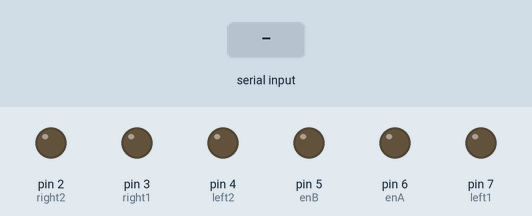
This sketch was run on a simulated Arduino Uno, built with avr-gcc and run on an emulated ATmega328P. Shown: output pins drawn as LEDs (lit = HIGH). The inputs (shaded band) are chosen by the test bench.

Above: at 1.2 s.
1.3 s: byte 30 received over Serial
At 1.6 s:
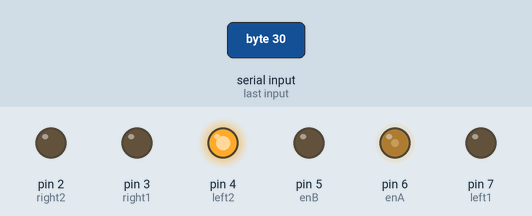
2.8 s: byte 90 received over Serial
At 4.0 s:
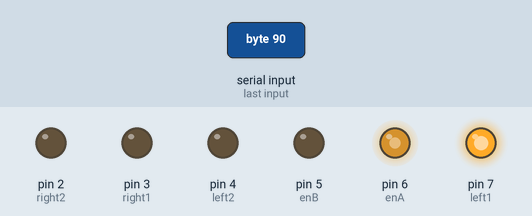
4.3 s: byte 120 received over Serial
At 5.1 s:
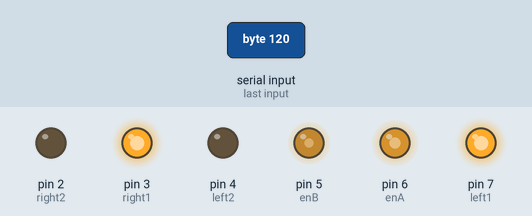
5.8 s: byte 30 received over Serial
At 6.3 s:
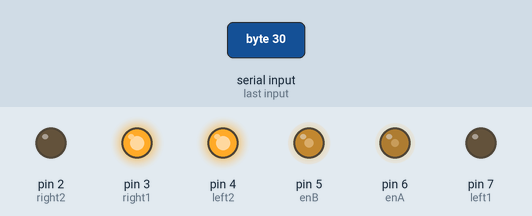
Timing chart, 0 to 8.3 s (numbered marks = the images above; inputs shaded):
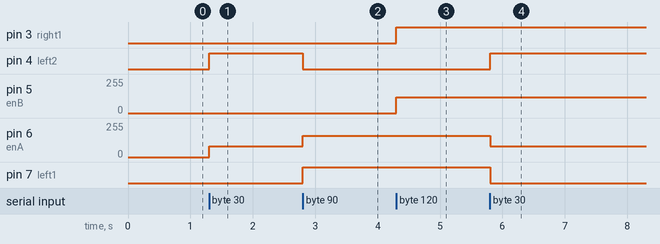

The sketch:

sketch_bt.doc.ino
```cpp
int enA = 6;
int right1 = 3;
int right2 = 2;

int enB = 5;
int left1 = 7;
int left2 = 4;

int rx = 0;
int tx = 1;

void setup(){
  pinMode(enA, OUTPUT);
  pinMode(enB, OUTPUT);

  pinMode(left1, OUTPUT);
  pinMode(left2, OUTPUT);
  pinMode(right1, OUTPUT);
  pinMode(right2, OUTPUT);

  pinMode(rx, OUTPUT);
  pinMode(tx, OUTPUT);

  Serial.begin(9600);
}

void remoteControl(int value);
void loop() {
  if(Serial.available() > 0){
    int n = Serial.read();
    remoteControl(n);
  }
}
void remoteControl(int value){
  if (value<=100){
      value -= 50;
      if (value>0){
         digitalWrite(left1, HIGH);
         digitalWrite(left2, LOW);
         analogWrite(enA, value*4);
         return;
      }else{
         digitalWrite(left1, LOW);
         digitalWrite(left2, HIGH);
         analogWrite(enA, value*(-4));
         return;
      }
  }else{
      value -= 150;
      if (value>0){
         digitalWrite(right1, LOW);
         digitalWrite(right2, HIGH);
         analogWrite(enB, value*4);
         return;
      }else{
         digitalWrite(right1, HIGH);
         digitalWrite(right2, LOW);
         analogWrite(enB, value*(-4));
         return;
      }
  }
}
```

Measured:
- after the input at 1.3 s, pin 4 (left2): LOW → HIGH at once; pin 6 (enA): 0/255 → 80/255 at once
- after the input at 2.8 s, pin 4 (left2): HIGH → LOW at once; pin 6 (enA): 80/255 → 160/255 at once; pin 7 (left1): LOW → HIGH at once
- after the input at 4.3 s, pin 3 (right1): LOW → HIGH at once; pin 5 (enB): 0/255 → 120/255 at once
- after the input at 5.8 s, pin 4 (left2): LOW → HIGH at once; pin 6 (enA): 160/255 → 80/255 at once; pin 7 (left1): HIGH → LOW at once
